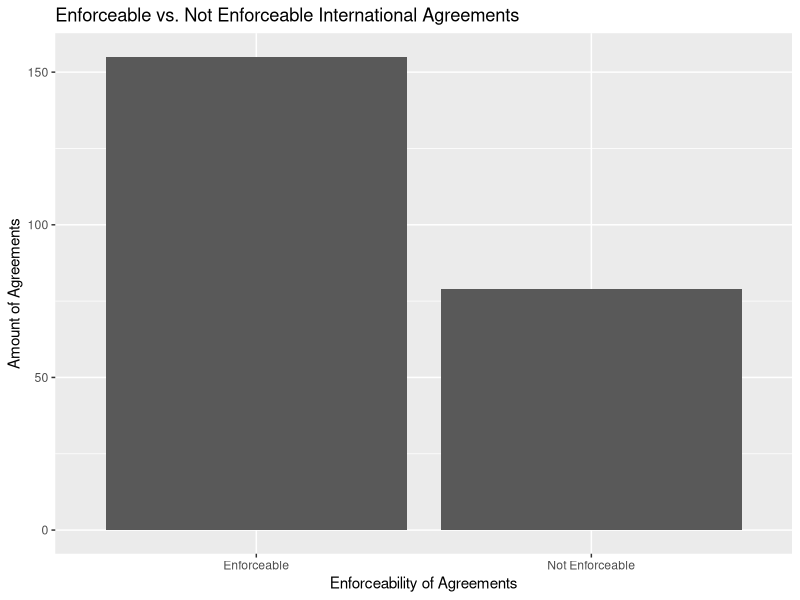
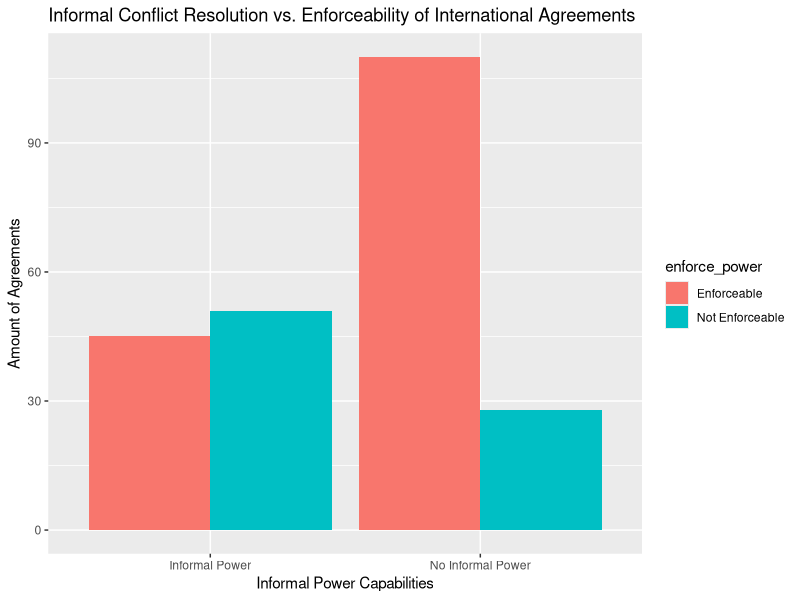

Reproduce these figures in R, in order.
## ---- chunk 1
library(readr)
library(dplyr)
library(tidyverse)
## ---- chunk 2
data_rep_ch7 <- read_csv("data_rep_ch7.csv")

informal_vs_enforce <- data_rep_ch7 |>
  group_by(info, enforce) |>
  summarise(n = n())


informal_vs_enforce <- informal_vs_enforce |>
  mutate(informal_power = if_else(info==1, "Informal Power", "No Informal Power"),
         enforce_power = if_else(enforce==1, "Not Enforceable", "Enforceable"))
## ---- chunk 3

enforceability <- data_rep_ch7 |>
  group_by(enforce) |>
  summarise(n = n())

enforceability <- enforceability |>
  mutate(enforce_new = if_else(enforce==1, "Not Enforceable", "Enforceable"))

enforce_barplot <- enforceability |>
  ggplot(aes(x = enforce_new,
             y = n)) + 
  geom_bar(position = "dodge", stat = "identity") +
  labs(title = "Enforceable vs. Not Enforceable International Agreements",
       x = "Enforceability of Agreements",
       y = "Amount of Agreements")
enforce_barplot
## ---- chunk 4
informal_vs_enforce_barplot <- informal_vs_enforce |>
  ggplot(aes(fill= enforce_power,
             y = n,
             x=informal_power)) + geom_bar(position = "dodge", stat = "identity") +
  labs(title = "Informal Conflict Resolution vs. Enforceability of International Agreements",
       x = "Informal Power Capabilities", y = "Amount of Agreements")
informal_vs_enforce_barplot
## ---- chunk 5
enforceable_informal_regression <- lm(enforce ~ info, data = data_rep_ch7)
enforceable_informal_regression

